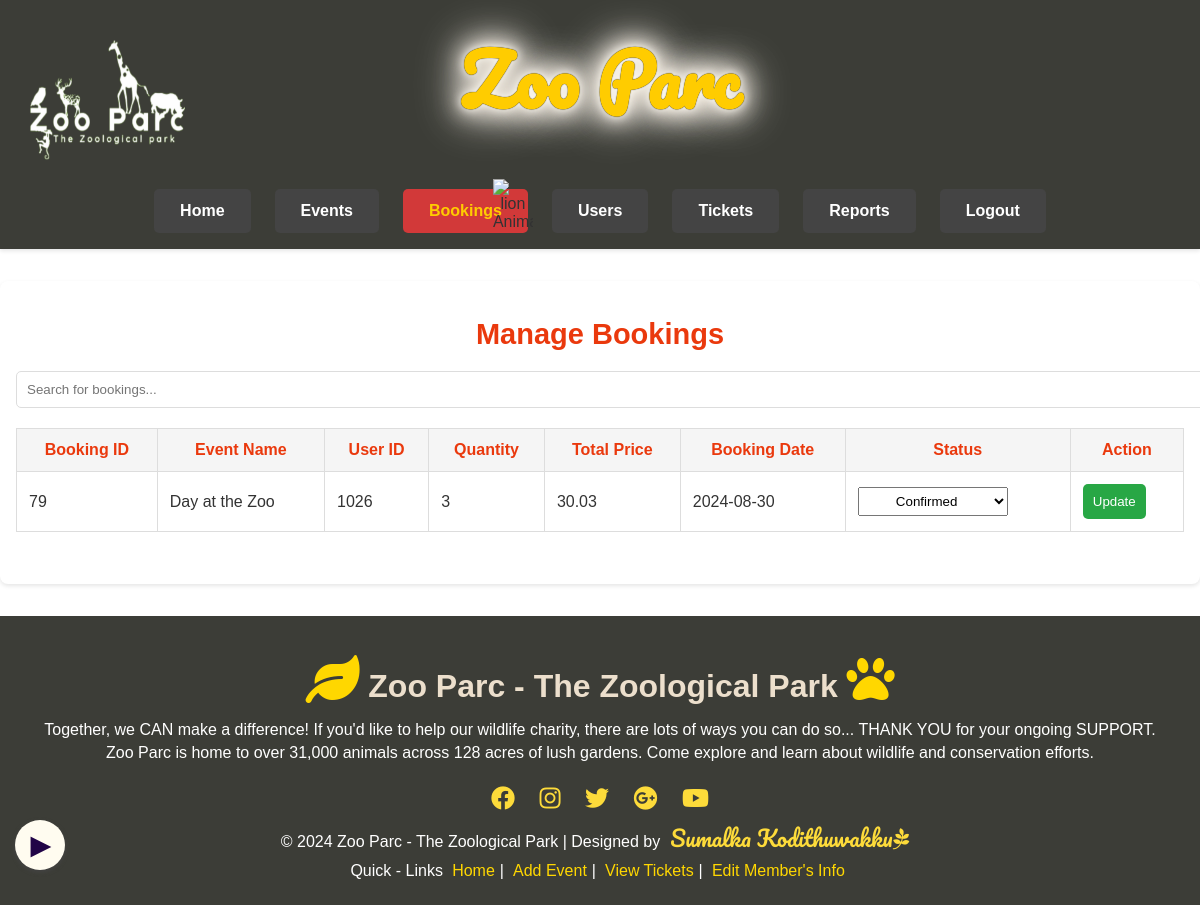
/manage_bookings.php (signed in), run on the app's committed database.
### tables this page shows
CREATE TABLE IF NOT EXISTS `bookings` (
  `id` int NOT NULL,
  `booking_id` int NOT NULL AUTO_INCREMENT,
  `event_id` int NOT NULL,
  `user_id` int NOT NULL,
  `quantity` int NOT NULL,
  `total_price` decimal(10,2) NOT NULL,
  `booking_date` date NOT NULL,
  `status` enum('pending','confirmed','canceled') DEFAULT 'pending',
  `guest_id` int DEFAULT NULL,
  PRIMARY KEY (`booking_id`),
  UNIQUE KEY `booking_id` (`booking_id`),
  UNIQUE KEY `booking_id_2` (`booking_id`),
  KEY `event_id` (`event_id`),
  KEY `user_id` (`user_id`),
  KEY `fk_guest_id` (`guest_id`)
);

CREATE TABLE IF NOT EXISTS `events` (
  `event_id` int NOT NULL AUTO_INCREMENT,
  `event_name` varchar(100) NOT NULL,
  `event_date` date NOT NULL,
  `event_time` time NOT NULL,
  `ticket_price` decimal(10,2) DEFAULT NULL,
  `availability` tinyint(1) DEFAULT NULL,
  `event_image` longblob,
  `created_by` int DEFAULT NULL,
  `created_at` timestamp NULL DEFAULT CURRENT_TIMESTAMP,
  PRIMARY KEY (`event_id`),
  KEY `created_by` (`created_by`)
);

CREATE TABLE IF NOT EXISTS `users` (
  `id` int NOT NULL,
  `user_id` int NOT NULL AUTO_INCREMENT,
  `name` varchar(255) NOT NULL,
  `username` varchar(255) NOT NULL,
  `email` varchar(255) NOT NULL,
  `password` varchar(255) NOT NULL,
  `phone_number` varchar(15) DEFAULT NULL,
  `role` enum('member','admin') NOT NULL DEFAULT 'member',
  `created_at` timestamp NULL DEFAULT CURRENT_TIMESTAMP,
  PRIMARY KEY (`user_id`),
  UNIQUE KEY `user_id` (`user_id`),
  UNIQUE KEY `username` (`username`),
  UNIQUE KEY `email` (`email`)
);

### manage_bookings.php (the view, shortened to what this page needs)
<?php
$servername = "localhost";
$username = "root";
$password = "";
$dbname = "zoo_website";
$conn = new mysqli($servername, $username, $password, $dbname);
$sql = "SELECT b.booking_id, e.event_name, u.user_id, b.quantity, b.total_price, b.booking_date, b.status
        FROM bookings b
        JOIN events e ON b.event_id = e.event_id
        JOIN users u ON b.user_id = u.user_id";
$result = $conn->query($sql);
?>
<!DOCTYPE html>
<html lang="en">
<head>
    <link rel="stylesheet" href="https://cdnjs.cloudflare.com/ajax/libs/font-awesome/6.6.0/css/all.min.css" />
    <link rel="stylesheet" href="https://cdnjs.cloudflare.com/ajax/libs/font-awesome/5.15.4/css/all.min.css">
    <link href="https://fonts.googleapis.com/css2?family=Dancing+Script:wght@400..700&family=Sevillana&display=swap" rel="stylesheet"><link rel="stylesheet" href="style/index.css">
    <link rel="stylesheet" href="style/index.css">
    <link rel="stylesheet" href="style/scroll up music.css">
    <link rel="stylesheet" href="style/ticket-btn.css">
    <link rel="stylesheet" href="style/map-btn.css">
    <link rel="stylesheet" href="style/loader.css">
</head>
<body>
    <header>
        <div class="header-container">
                <a href="admin_dashboard.php" class="logo">
                    <img src="img/logo.png" alt="Zoo Parc Logo">
                </a>
                <div class="title-nav">
                    <h1>Zoo Parc
                    </h1>
                    <nav>
                        <ul>
                        <li><a href="admin_dashboard.php" class="nav-btn">Home</a></li>
                        <li><a href="manage_events.php" class="nav-btn">Events</a></li>
                    <li>
                        <div class="nav-item home-item">
                            <a href="manage_bookings.php" class="home-button"style="color: #ffcc00;">Bookings</a>
                            <div class="animal-animation">
                                <img src="img/lion.gif" class="animal" alt="lion Animation">
                            </div>
                        </div>
                    </li>
                    <li><a href="manage_users.php" class="nav-btn">Users</a></li>
                    <li><a href="view_ticket_payments.php" class="nav-btn">Tickets</a></li>
                    <li><a href="reports.php" class="nav-btn">Reports</a></li>
                    <li><a href="logout.php" class="nav-btn logout-btn">Logout</a></li>
                        </ul>
                    </nav>
                </div>
        </div>
    </header>
<main>
    <h2>Manage Bookings</h2>
    <form method="GET" action="manage_bookings.php" style="margin-bottom: 20px;">
        <input type="text" name="search" placeholder="Search for bookings..." style="padding: 10px; width: 100%; border-radius: 5px; border: 1px solid #ddd;">
    </form>
    <table>
        <thead>
            <tr>
                <th>Booking ID</th>
                <th>Event Name</th>
                <th>User ID</th>
                <th>Quantity</th>
                <th>Total Price</th>
                <th>Booking Date</th>
                <th>Status</th>
                <th>Action</th>
            </tr>
        </thead>
        <tbody>
            <?php if ($result->num_rows > 0): ?>
                <?php while($row = $result->fetch_assoc()): ?>
                    <tr>
                        <td><?php echo htmlspecialchars($row['booking_id']); ?></td>
                        <td><?php echo htmlspecialchars($row['event_name']); ?></td>
                        <td><?php echo htmlspecialchars($row['user_id']); ?></td>
                        <td><?php echo htmlspecialchars($row['quantity']); ?></td>
                        <td><?php echo htmlspecialchars($row['total_price']); ?></td>
                        <td><?php echo htmlspecialchars($row['booking_date']); ?></td>
                        <td>
                            <form method="POST" action="manage_bookings.php">
                                <select name="status" class="status-select">
                                    <option value="confirmed" <?php echo $row['status'] == 'confirmed' ? 'selected' : ''; ?>>Confirmed</option>
                                </select>
                        </td>
                        <td>
                                <button type="submit" name="update_status" class="update-btn">Update</button>
                        </td>
                    </tr>
                <?php endwhile; ?>
            <?php else: ?>
                <tr>
                    <td colspan="8" style="text-align:center;">No bookings found</td>
                </tr>
            <?php endif; ?>
        </tbody>
    </table>
</main>
</body>
 <footer
  class="footer">
    <br>
    <div class="footer-bottom">
      <div class="footer-section about">
        <div class="social-icons">
            <p class="footer-head"><i class="fas fa-leaf icon"></i>
                Zoo Parc - The Zoological Park
          <i class="fas fa-paw icon"></i> <br></p>
          <p>Together, we CAN make a difference! If you'd like to help our wildlife charity,
             there are lots of ways you can do so... THANK YOU for your ongoing SUPPORT.</p>
    <p>Zoo Parc is home to over 31,000 animals across 128 acres of lush gardens.
         Come explore and learn about wildlife and conservation efforts.</p> <br>
         <a href="#"><i class="fab fa-facebook"></i></a>
        <a href="#"><i class="fab fa-instagram"></i></a>
        <a href="#"><i class="fab fa-twitter"></i></a>
        <a href="#"><i class="fab fa-google-plus"></i></a>
        <a href="#"><i class="fab fa-youtube"></i></a>
        <p> &copy; 2024 Zoo Parc - The Zoological Park |
            Designed by<a href="https://www.instagram.com/luna.layl_/" class="btn-su"
            target="_blank" >Sumalka Kodithuwakku<i class="fab fa-pagelines icon-lv" id="icon-lv"></i></a></p>
        </div>
        </div>
    </div>
    <div class="quick-links">
        <p> Quick - Links
          <a href="#" class="quick-link-btn">Home</a>|
          <a href="add_event.php" class="quick-link-btn">Add Event</a>|
          <a href="view_member_payments.php" class="quick-link-btn">View Tickets</a>|
          <a href="edit_user.php" class="quick-link-btn">Edit Member's Info</a> </p>
      </div>
</footer>
<div id="audio-control">
<button id="musicPlaying">&#9654;</button>
</div>
</html>

### style/index.css (style rules this page uses)
body { font-family: 'Arial', sans-serif; margin: 0; padding: 0; background-color: white; color: #333; }
header { background-color: #3C3D37; padding: 1em 0; text-align: center; box-shadow: 0 2px 4px rgba(0, 0, 0, 0.1); position: relative; }
.header-container { display: flex; justify-content: center; align-items: center; width: 90%; max-width: auto; margin: auto; }
.logo { position: absolute; top: 40px; left: 30px; }
.logo img { max-width: 155px; height:120px; }
.title-nav { display: flex; flex-direction: column; align-items: center; width: 100%; }
nav { margin-top: 0px; }
nav ul { list-style: none; padding: 0; margin: 0; display: flex; justify-content: center; gap: 1.5em; align-items: center; }
nav ul li { margin: 0; }
nav ul li a { background-color: #d23939; color: white; text-decoration: none; padding: 0.7em 1.5em; transition: background-color 0.3s, transform 0.3s, color 0.3s; font-weight: bold; border: 2px solid transparent; border-radius: 5px; display: inline-block; transition: background-color 0.3s, color 0.3s; }
.nav-btn { background-color: #444; color: white; text-decoration: none; padding: 0.7em 1.5em; transition: background-color 0.3s, transform 0.3s, color 0.3s; font-weight: bold; border: 2px solid transparent; border-radius: 5px; display: inline-block; }
main { padding: 2em 1em; max-width: 900px; margin: 2em auto; background-color: white; box-shadow: 0 2px 4px rgba(0, 0, 0, 0.1); border-radius: 8px; }
h2 { font-family: 'Comic Sans MS', sans-serif; text-align: center; margin-top: 5px; color: #3C3D37; margin-bottom: 0.5em; font-size: 2em; font-weight: bold; }
footer { background-color: #3C3D37; color: #fff; padding: 20px 0; text-align: center; font-family: 'Arial', sans-serif; position: relative; bottom: 0; width: 100%; }
footer p { margin: 5px 0; color: #fff; }
footer .social-icons { margin-top: 1px; }
footer .social-icons a { margin: 0 10px; color: #fddb3a; text-decoration: none; font-size: 24px; }
footer .social-icons .btn-su { color: fddb3a; font-size: 22px; font-family: 'Pacifico', cursive; }
footer .social-icons .icon { font-size: 1.5em; color: #ffd700; }
footer .social-icons .icon-lv { color: #fddb3a; font-size: 22px; }
footer .footer-head { font-family: 'Comic Sans MS', sans-serif; text-align: center; margin-top: 1px; color: #ECDFCC; margin-bottom: 0.5em; font-size: 2em; font-weight: bold; }
.quick-links .quick-link-btn { text-decoration: none; width: 600px; color: #ffd700; padding: 0.3em; }
.home-item { position: relative; }
.animal-animation { position: absolute; top: -10px; left: 88%; transform: translateX(-50%); display: flex; gap: 10px; }
.animal { width: 40px; animation: play 5s infinite; }

### style/scroll up music.css (style rules this page uses)
#audio-control { position: fixed; bottom: 40px; left: 20px; z-index: 9999; background-color: #fffcf0; padding: 10px; border-radius: 50%; color: rgb(255, 0, 0); box-shadow: 0 2px 4px #444; transition: background-color 0.3s, transform 0.3s; display: flex; justify-content: center; align-items: center; width: 20px; height: 20px; }
#audio-control button { color: #210447; border: none; padding: 1em; border-radius: 50%; cursor: pointer; font-size: 25px; background-color: #fffcf0; transition: background-color 0.3s, transform 0.3s; box-shadow: 0 2px 4px #444; font-weight: bold; display: flex; justify-content: center; align-items: center; width: 20px; height: 20px; }

### manage_bookings.php (style rules this page uses)
h1 { font-size: 70px !important; color: #ffcc00; text-align: center; font-family: 'Pacifico', 'Lobster', 'Bree Serif', 'Arial', sans-serif; margin-top: 1px; padding: 1px; border-radius: 1px; display: inline-block; text-shadow: 0 0 1px #000000, 0 0 10px #fffef9, 0 0 20px #ECDFCC, 0 0 30px #ffffff, 0 0 40px #ECDFCC, 0 0 50px #ffffff; animation: blink 0.09s infinite; }
main { padding: 2em 1em; max-width: 1300px; margin: 2em auto; background-color: white; box-shadow: 0 2px 4px rgba(0, 0, 0, 0.1); border-radius: 8px; height: auto; }
h2 { text-align: center; margin-bottom: 20px; color:rgb(234, 57, 13); font-size:29px; font-family: Arial, sans-serif; }
table { width: 100%; border-collapse: collapse; margin-bottom: 20px; }
table th { background-color:whitesmoke; color: rgb(234, 57, 13); text-align:center; }
table, th, td { border: 1px solid #ddd; }
th, td { padding: 12px; text-align: left; }
th { background-color: #f2f2f2; }
.status-select { width: 150px; padding: 5px; text-align: center; }
.update-btn { background-color: #28a745; color: white; border: none; padding: 5px 10px; border-radius: 5px; cursor: pointer; text-align: center; height: 35px; }

### data on the page
bookings: booking_id "79", event.event_name "Day at the Zoo", user.user_id "1026", quantity "3", total_price "30.03", booking_date "2024-08-30", status "Confirmed"
